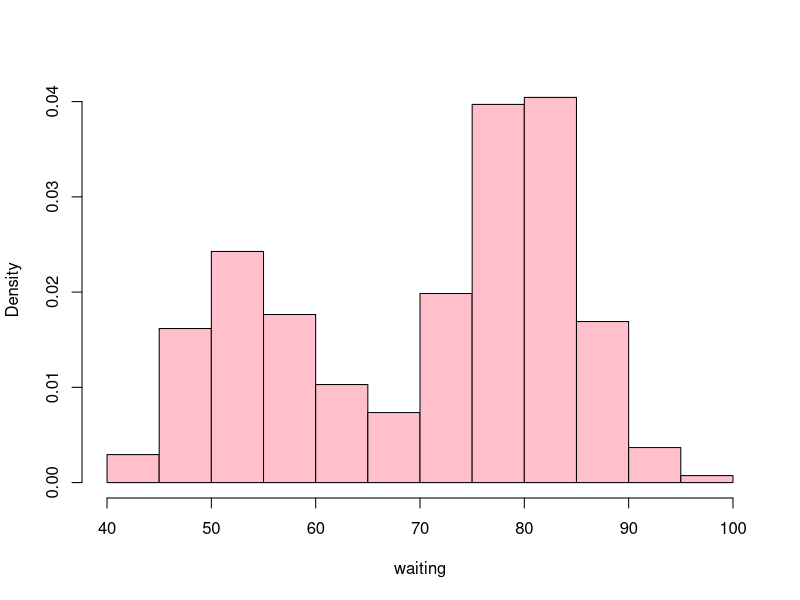
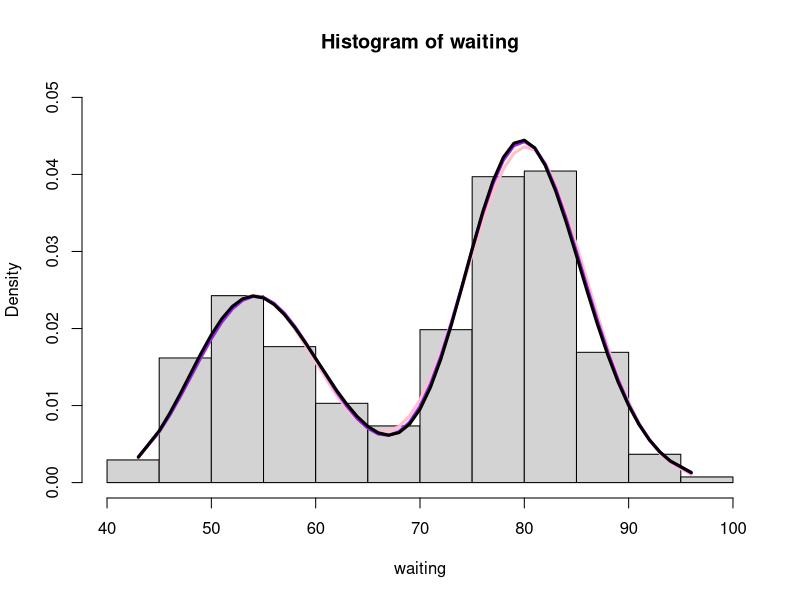

Write R code to recreate these figures, in order. (Note: this script raises an error after producing the figures.)
attach(faithful)
hist(faithful$waiting,xlab = 'waiting',probability = T,col='pink',main='')
waiting=sort(waiting)
set.seed(330)



NegLogLikeMix1 <- function(theta,data){
  mu1 = exp(theta[1])
  sigma1 = exp(theta[2])
  mu2 = theta[3]
  sigma2 = exp(theta[4])
  p = exp(theta[5])/(1+exp(theta[5]))
  n = length(data)
  l = 0
  for(i in 1:n){
    l = l + log(p*dgamma(data[i],mu1,sigma1)
                +(1-p)*dnorm(data[i],mu2,sigma2))
  }
  return(-l)
}
theta_initial=c(3,0.45,80,9,0.35)
fit = optim(theta_initial
            ,NegLogLikeMix1
            ,data=waiting
            ,control = list(maxit=1500))

theta_hat = fit$par
mu1_hat = exp(theta_hat[1])
sigma1_hat = exp(theta_hat[2])
mu2_hat = theta_hat[3]
sigma2_hat = exp(theta_hat[4])
p_hat = exp(theta_hat[5])/(1+exp(theta_hat[5]))

f1=c(mu1_hat,sigma1_hat,mu2_hat,sigma2_hat,p_hat)

hist(waiting,probability=T,ylim=c(0,0.05))
lines(waiting,f1[5]*dgamma(waiting,f1[1],f1[2])+(1-f1[5])*dnorm(waiting,f1[3],f1[4]),col='pink',lwd=3)

AIC1=length(theta_hat)*2+2*fit$value
#################

NegLogLikeMix2 <- function(theta2,data2){
  mu21 = exp(theta2[1])
  sigma21 = exp(theta2[2])
  mu22 = exp(theta2[3])
  sigma22 = exp(theta2[4])
  p = exp(theta2[5])/(1+exp(theta2[5]))
  n = length(data2)
  l = 0
  for(i in 1:n){
    l = l + log(p*dgamma(data2[i],mu21,sigma21)
                +(1-p)*dgamma(data2[i],mu22,sigma22))
  }
  return(-l)
}
theta2_initial=c(4,0,4,0,0.4)
fit2 = optim(theta2_initial
            ,NegLogLikeMix2
            ,data=waiting
            ,control = list(maxit=1500))

theta2_hat = fit2$par

mu21_hat = exp(theta2_hat[1])
sigma21_hat = exp(theta2_hat[2])
mu22_hat = exp(theta2_hat[3])
sigma22_hat = exp(theta2_hat[4])
p2_hat = exp(theta2_hat[5])/(1+exp(theta2_hat[5]))

f2=c(mu21_hat,sigma21_hat,mu22_hat,sigma22_hat,p2_hat)

lines(waiting,f2[5]*dgamma(waiting,f2[1],f2[2])+(1-f2[5])*dgamma(waiting,f2[3],f2[4]),col='purple',lwd=3)


AIC2= length(theta2_hat)*2+2*fit2$value
################
NegLogLikeMix3 <- function(theta3,data3){
  mu31 = (theta3[1])
  sigma31 = exp(theta3[2])
  mu32 = (theta3[3])
  sigma32 = exp(theta3[4])
  p = exp(theta3[5])/(1+exp(theta3[5]))
  n = length(data3)
  l = 0
  for(i in 1:n){
    l = l + log(p*dlnorm(data3[i],meanlog=mu31,sdlog=sigma31)
                +(1-p)*dlnorm(data3[i],meanlog=mu32,sdlog=sigma32))
  }
  return(-l)
}
theta3_initial=c(2.76,-2.25,4.4,-2.6,0.35)
fit3 = optim(theta3_initial
             ,NegLogLikeMix3
             ,data=waiting
             ,control = list(maxit=1500))

theta3_hat = fit3$par

mu31_hat = theta3_hat[1]
sigma31_hat = exp(theta3_hat[2])
mu32_hat = theta3_hat[3]
sigma32_hat = exp(theta3_hat[4])
p3_hat = exp(theta3_hat[5])/(1+exp(theta3_hat[5]))

final_vector=c(mu31_hat,sigma31_hat,mu32_hat,sigma32_hat,p3_hat)



AIC3=length(theta3_hat)*2+2*fit3$value



dMix<-function(x,theta){
  mu1 = theta[1]
  sigma1 = exp(theta[2])
  mu2 = theta[3]
  sigma2 = exp(theta[4])
  p = exp(theta[5])/(1+exp(theta[5]))
  f = theta[5]*dlnorm(x,theta[1],theta[2])+(1-theta[5])*dlnorm(x,theta[3],theta[4])
  return(f)
}

lines(waiting,final_vector[5]*dlnorm(waiting,final_vector[1],final_vector[2])+(1-final_vector[5])*dlnorm(waiting,final_vector[3],final_vector[4]),lwd=3)


prob=integrate(dMix,60,70,final_vector)

cat("AIC for model 1 is ",AIC1)
cat("AIC for model 2 is ",AIC2)
cat("AIC for model 3 is ",AIC3)

cat("As AIC of model 3 is lowest, it is the most suitable model")

cat("P(60<waiting<70)=",prob)

